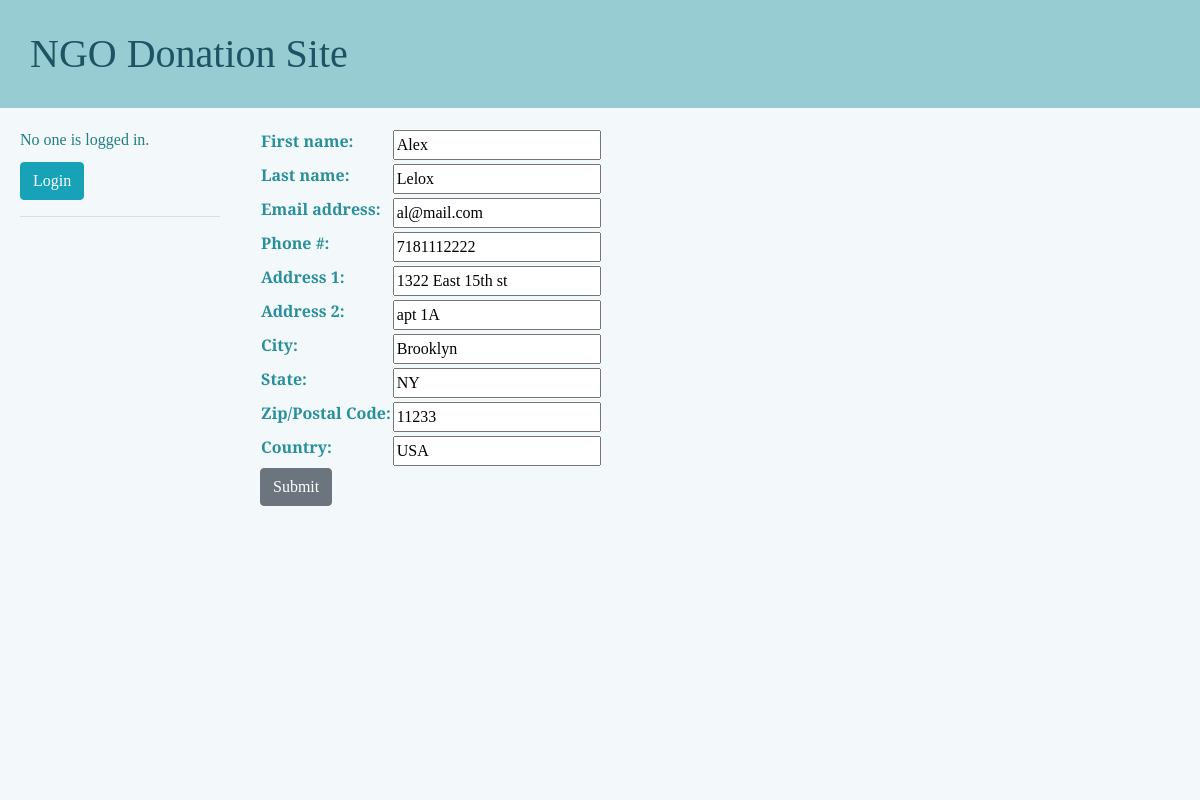
The page /users/1/edit_user/ on the database its author committed.
### donation/models.py (models this page shows, shortened)
class DonationUser(AbstractUser):
    ROLE_REGULAR = 'RG'
    ROLE_ADMIN = 'AD'
    ROLE_CHOICES = (
        (ROLE_REGULAR, 'Regular'),
        (ROLE_ADMIN, 'Administrator'),
    )
    role = models.CharField(verbose_name='Role', max_length=10, choices=ROLE_CHOICES, default=ROLE_REGULAR)
    phone_number = models.CharField(verbose_name='Phone #', max_length=20, blank=True)
    main_address = models.CharField(verbose_name='Address 1', max_length=100, blank=True)
    alt_address = models.CharField(verbose_name='Address 2', max_length=100, blank=True)
    city = models.CharField(verbose_name='City', max_length=50, blank=True)
    state = models.CharField(verbose_name='State', max_length=50, blank=True)
    zip_code = models.CharField(verbose_name='Zip/Postal Code', max_length=10, blank=True)
    country = models.CharField(verbose_name='Country', max_length=50, blank=True)

### donation/views.py (the view, shortened to what this page needs)
# urls.py: path('users/<int:pk>/edit_user/', UserListEdit.as_view(), name='user_line_edit'),
class UserListEdit(UpdateView):
    model = DonationUser
    template_name = 'donation/user/edit.html'
    fields = [
        'first_name', 'last_name', 'email', 'phone_number',
        'main_address', 'alt_address', 'city',
        'state', 'zip_code', 'country',
    ]
    def get_context_data(self, *args, object_list=None, **kwargs):
        user = self.request.user
        context = super(UserListEdit, self).get_context_data(*args, object_list=object_list, **kwargs)
        context['sidebar_urls'] = get_sidebar_urls(user)
        return context

### donation/views.py (called while the page is built)
def get_auth_status(user):
    if user.is_authenticated and user.role == DonationUser.ROLE_ADMIN:
        status = AUTH_ADMIN
    elif user.is_authenticated and user.role == DonationUser.ROLE_REGULAR:
        status = AUTH_REGULAR
    else:
        status = AUTH_INVALID
    return status

### donation/templates/donation/user/edit.html
{% extends "donation/base.html" %}
{% block content %}
{% include "donation/form.html" %}
{% endblock %}

### donation/templates/donation/form.html (shortened to what this page needs)
<form method="post" enctype="multipart/form-data" action="">
    <table>
        {{ form.as_table }}
    </table>
    <input type="submit" class="btn btn-secondary" value="Submit"/>
</form>

### rows shown on the page
DonationUser: first_name "Alex", last_name "Lelox", email "al@mail.com", phone_number "7181112222", main_address "1322 East 15th st", alt_address "apt 1A", city "Brooklyn", state "NY", zip_code "11233", country "USA"
